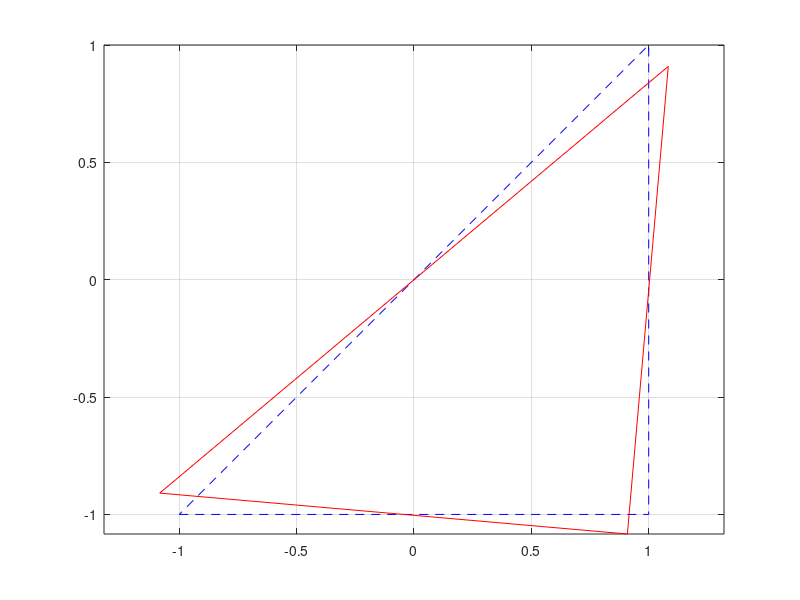

MATLAB code for this plot:
disp("[Prob 3-(1)]")

clc; clear; close all;


X = [-1, -1; 1 -1; 1 1];
x0 = [X(:, 1)' X(1,1)']; 
y0 = [X(:, 2)' X(1, 2)'];

plot(x0, y0, 'b--');
grid on
axis equal
hold on
theta = input("input theta : ");
T = [cosd(theta) -sind(theta) ; sind(theta) cosd(theta)];

x_rotated = X * T;

x1 = [x_rotated(:, 1)' x_rotated(1,1)'];
y1 = [x_rotated(:, 2)' x_rotated(1, 2)'];

plot(x1, y1, 'r')

pause

disp("[Prob 3-(2)]")

clc; clear; close all;

pause
